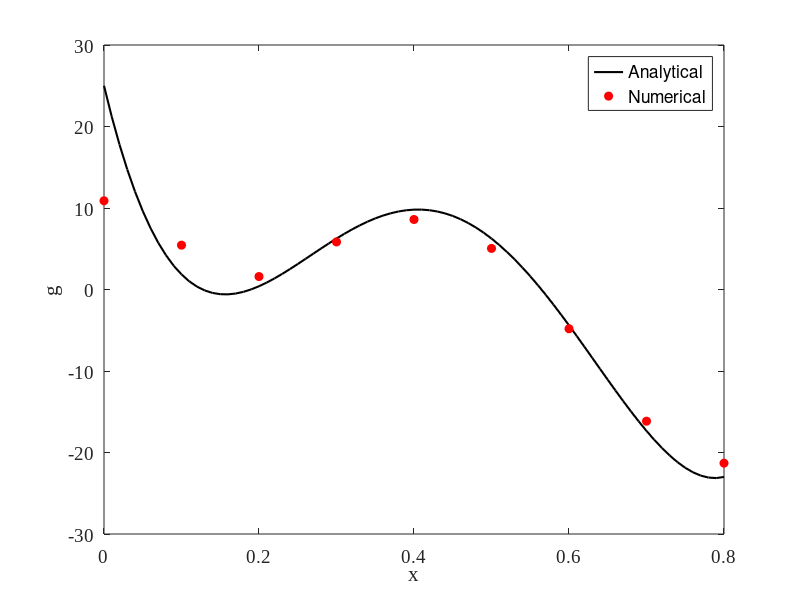

Write the MATLAB code that produced this figure.
% script to numerically differentiate a 1d function with gradient
clear variables;
close all;

% define function and analytical derivative
f=@(x) 0.2+25*x-200*x.^2+675*x.^3-900*x.^4+400*x.^5;
g=@(x) 25-400*x+3*675*x.^2-4*900*x.^3+5*400*x.^4;

% compute analytical derivatives
xa=[0:0.01:0.8]';
ga=g(xa);

% compute numerical derivatives
xn=[0:0.1:0.8]';
fn=f(xn);
gn=gradient(fn,.1);

% plot results
figure;
plot(xa,ga,'k-','linewidth',1.5);
hold on;
plot(xn,gn,'ro','markerfacecolor','r');
hold off;
set(gca,'FontSize',14,'FontName','Times New Roman');
xlabel('x');
ylabel('g');
legend('Analytical','Numerical');
